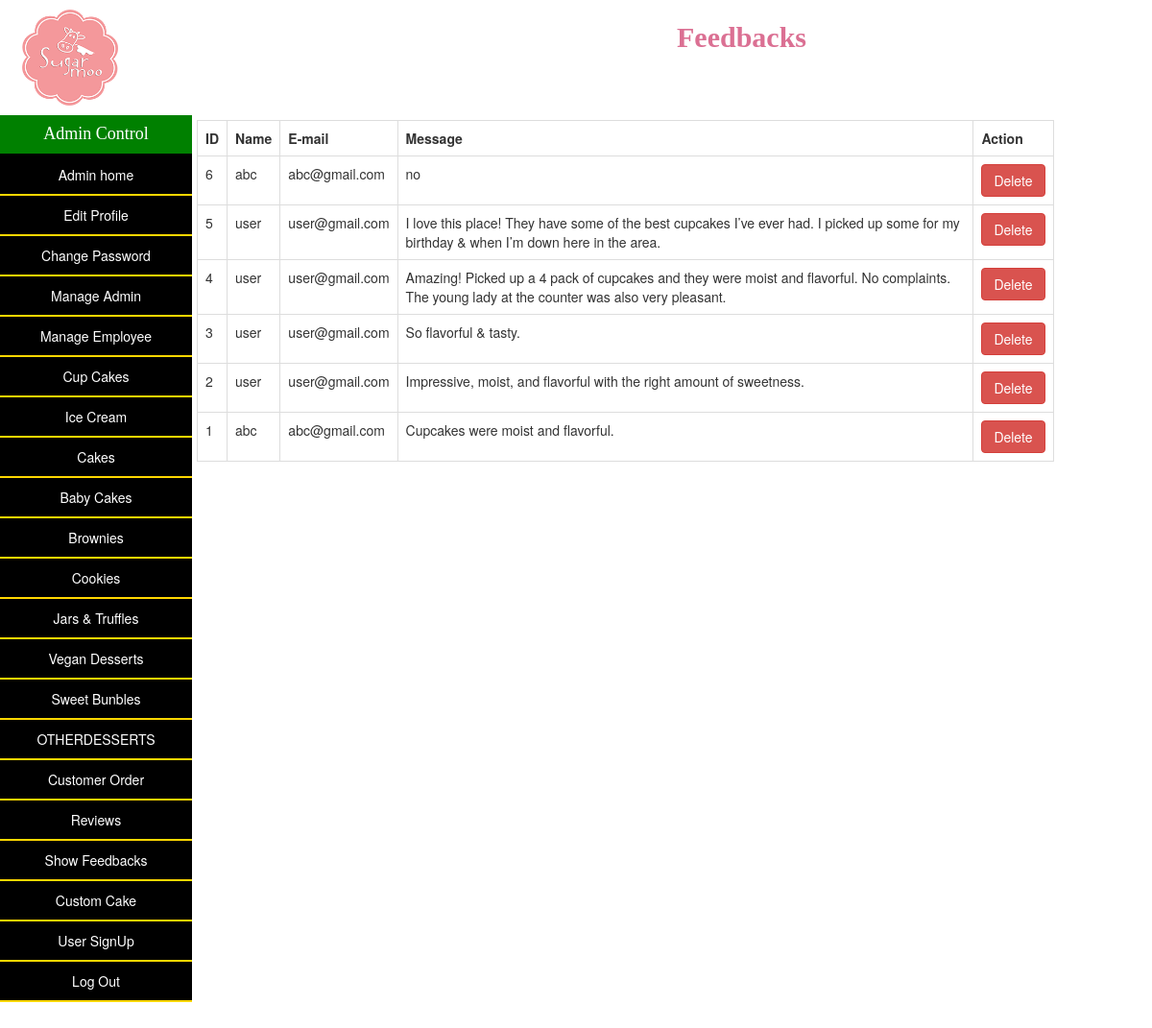
/admin/show_feedbacks.php (signed in), run on the app's committed database.
### tables this page shows
CREATE TABLE `feedback` (
  `f_id` int(11) NOT NULL,
  `f_name` varchar(255) NOT NULL,
  `f_email` varchar(255) NOT NULL,
  `f_message` text NOT NULL
);

### config/database.php (called while the page is built, shortened)
<?php
class Database{
    public $host = HOST;
    public $user = USER;
    public $password = PASSWORD;
    public $database = DATABASE;
    public $link;
    public function dbConnect(){
        $this->link = mysqli_connect($this->host, $this->user, $this->password, $this->database);
    }
    public function select($sql){
        $result = mysqli_query($this->link, $sql) or die($this->link->error.__LINE__);
        if(mysqli_num_rows($result) > 0){
            return $result;
        }else{
            return false;
        }
    }
}
?>

### admin/show_feedbacks.php (the view, shortened to what this page needs)
<?php
include_once '../config/database.php';
	$db = new Database();
?>
<!DOCTYPE html>
<html lang="">
<head>
    <link rel="stylesheet" href="https://maxcdn.bootstrapcdn.com/bootstrap/3.4.1/css/bootstrap.min.css">
    <link rel="stylesheet" type="text/css" href="fancyBox/jquery.fancybox.css" media="screen">
    <link rel="stylesheet" href="style.css">
</head>
<body>
    <div class="container-fluid" style="height:80%; padding:0;">
        <div class="row" style="height:100%;">
            <div class="col-md-2 text-center" id="navDiv">
                <img src="../images/nav-logo-new.png" alt="Company Logo" width="100px;" height="100px;" style="margin-left: -30px; margin-top: 10px;">
                <h4 id="title" style="width: 200px; margin-bottom: 0; font-family: cursive">Admin Control</h4>
                <ul id="navList" >
					<li><a href="admin_home.php">Admin home</a></li>
                    <li><a href="edit_profile.php">Edit Profile</a></li>
                    <li><a href="change_password.php">Change Password</a></li>
                    <li><a href="manage_admin.php">Manage Admin</a></li>
                    <li><a href="manage_employee.php">Manage Employee</a></li>
                    <li><a href="manage_cupcakes.php">Cup Cakes</a></li>
					<li><a href="manage_icecream.php">Ice Cream</a></li>
					<li><a href="manage_cakes.php">Cakes</a></li>
					<li><a href="manage_babycakes.php">Baby Cakes</a></li>
					<li><a href="manage_brownies.php">Brownies</a></li>
					<li><a href="manage_cookies.php">Cookies</a></li>
					<li><a href="manage_jars&truffles.php">Jars & Truffles</a></li>
					<li><a href="manage_vegandesserts.php">Vegan Desserts</a></li>
					<li><a href="manage_sweetbundle.php">Sweet Bunbles</a></li>
					<li><a href="manage_product.php">OTHERDESSERTS</a></li>
                    <li><a href="customer_order.php">Customer Order</a></li>
                    <li><a href="reviews.php">Reviews</a></li>
                    <li><a href="show_feedbacks.php">Show Feedbacks</a></li>
					<li><a href="custom_cake.php">Custom Cake</a></li>
					<li><a href="user_signup.php">User SignUp</a></li>
                    <li><a href="logout.php">Log Out</a></li>
                </ul>
            </div>
            <div class="col-md-9 " >
                <h2><b style="font-family: cursive; color: palevioletred; margin-left: 500px; ">Feedbacks</b></h2>
                <br>
                <br>
                <br>
                    <div class="card-body">
                        <table class="table table-bordered">
                            <tr>
                                <th>ID</th>
                                <th>Name</th>
                                <th>E-mail</th>
                                <th>Message</th>
                                <th>Action</th>
                            </tr>
							<?php
							$sql = "select * from feedback order by f_id desc";
							$result = $db->select($sql);
							if($result){
								while($row = mysqli_fetch_assoc($result)){
							?>
							<tr>
								<td><?=$row['f_id']?></td>
								<td><?=$row['f_name']?></td>
								<td><?=$row['f_email']?></td>
								<td><?=$row['f_message']?></td>
								<td>
									<a href="?deleteID=<?=$row['f_id']?>" onclick="return confirm('Are you sure you want to delete?')" class="btn btn-danger">Delete</a>
								</td>
							</tr>
							<?php
								}
							}
							?>
                        </table>
                    </div>
                </div>
            </div>
</body>
</html>

### admin/style.css (style rules this page uses)
html, body { height: 100%; }
#title { background-color: green; color: white; display: block; border-bottom: 2px solid black; padding: 10px; text-align: center; }
#navList { list-style-type: none; margin: 0; width: 200px; background-color: #e6ffe6; height: 100%; }
#navList li { margin-left: -40px; display: block; background-color:black; color: white; border-bottom: 2px solid #FFD700; padding: 10px; }
#navList a { display: block; text-decoration: none; color: inherit; }

### data on the page
feedback: f_id "6", f_name "abc", f_email "abc@gmail.com", f_message "no"
feedback: f_id "5", f_name "user", f_email "user@gmail.com", f_message "I love this place! They have some of the best cupcakes I’ve ever had. I picked up some for my birthday & when I’m down here in the area."
feedback: f_id "4", f_name "user", f_email "user@gmail.com", f_message "Amazing! Picked up a 4 pack of cupcakes and they were moist and flavorful. No complaints. The young lady at the counter was also very pleasant."
feedback: f_id "3", f_name "user", f_email "user@gmail.com", f_message "So flavorful & tasty."
feedback: f_id "2", f_name "user", f_email "user@gmail.com", f_message "Impressive, moist, and flavorful with the right amount of sweetness."
feedback: f_id "1", f_name "abc", f_email "abc@gmail.com", f_message "Cupcakes were moist and flavorful."
